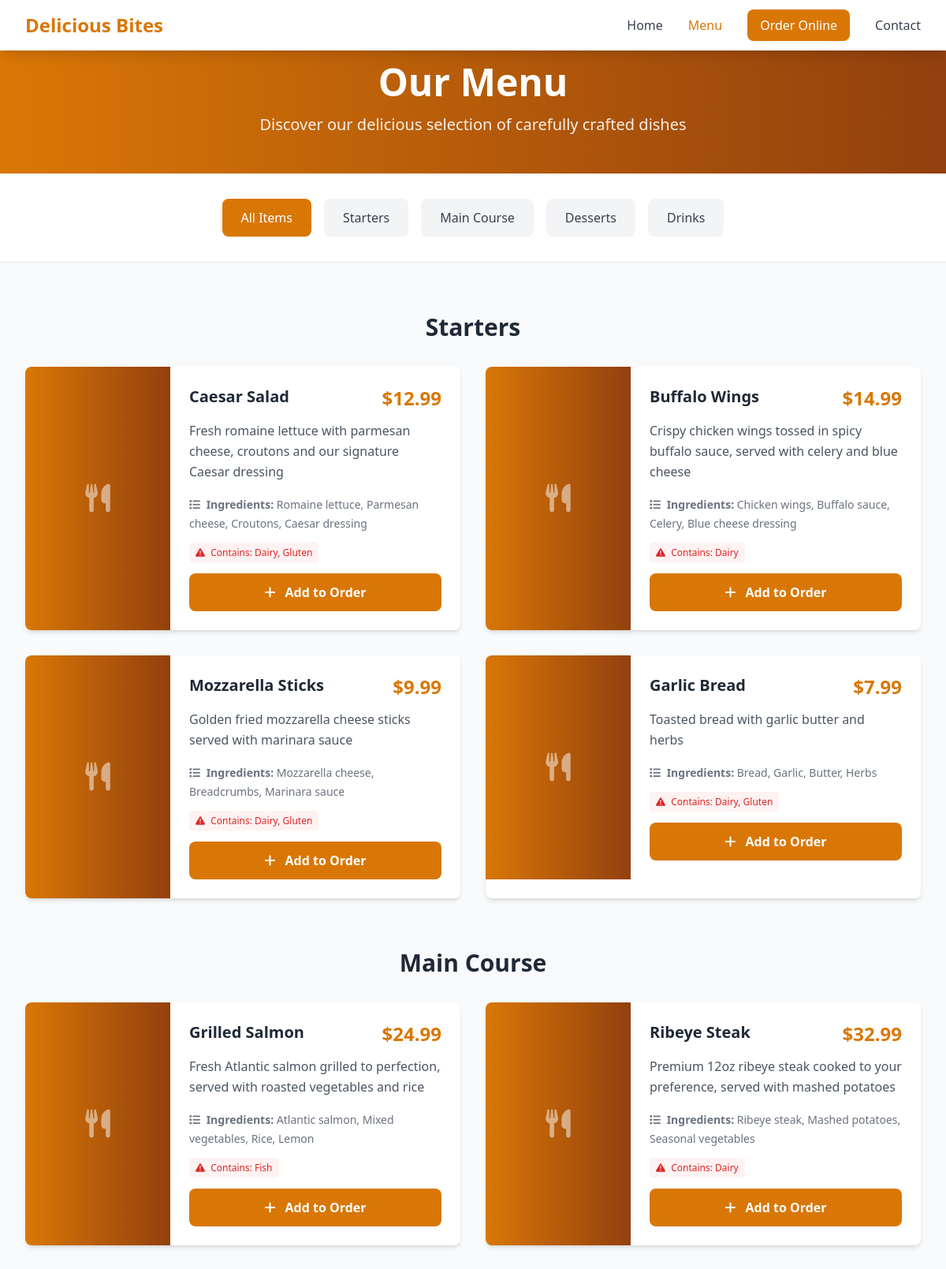
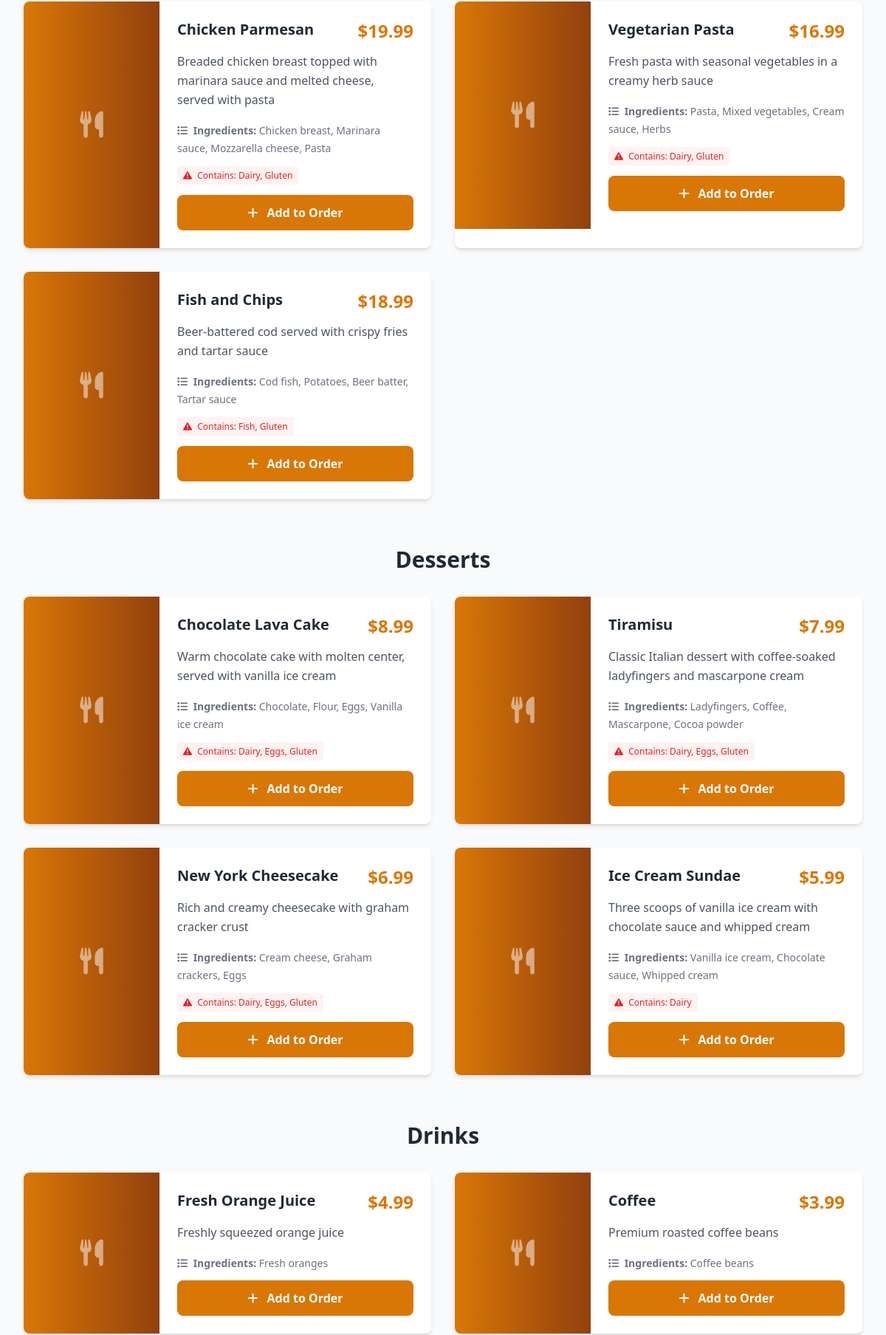
Page /menu.php (upper part) on the committed database (2 pictures, top to bottom).
### tables this page shows
CREATE TABLE IF NOT EXISTS menu_categories (
    id INT AUTO_INCREMENT PRIMARY KEY,
    name VARCHAR(100) NOT NULL,
    slug VARCHAR(100) UNIQUE NOT NULL,
    description TEXT,
    display_order INT DEFAULT 0,
    is_active BOOLEAN DEFAULT TRUE,
    created_at TIMESTAMP DEFAULT CURRENT_TIMESTAMP,
    updated_at TIMESTAMP DEFAULT CURRENT_TIMESTAMP ON UPDATE CURRENT_TIMESTAMP
);

CREATE TABLE IF NOT EXISTS menu_items (
    id INT AUTO_INCREMENT PRIMARY KEY,
    name VARCHAR(200) NOT NULL,
    description TEXT,
    price DECIMAL(10,2) NOT NULL,
    image_url VARCHAR(255),
    category_id INT,
    is_available BOOLEAN DEFAULT TRUE,
    is_featured BOOLEAN DEFAULT FALSE,
    ingredients TEXT,
    allergens VARCHAR(255),
    display_order INT DEFAULT 0,
    created_at TIMESTAMP DEFAULT CURRENT_TIMESTAMP,
    updated_at TIMESTAMP DEFAULT CURRENT_TIMESTAMP ON UPDATE CURRENT_TIMESTAMP,
    FOREIGN KEY (category_id) REFERENCES menu_categories(id) ON DELETE SET NULL,
    INDEX idx_category (category_id),
    INDEX idx_featured (is_featured),
    INDEX idx_available (is_available)
);

### classes/MenuCategory.php (called while the page is built, shortened)
<?php
class MenuCategory {
    private $conn;
    private $table_name = "menu_categories";
    public function __construct($db) {
        $this->conn = $db;
    }
    public function getAll($active_only = true) {
        $query = "SELECT * FROM " . $this->table_name;
        if ($active_only) {
            $query .= " WHERE is_active = 1";
        }
        $query .= " ORDER BY display_order ASC, name ASC";
        $stmt = $this->conn->prepare($query);
        $stmt->execute();
        return $stmt;
    }
}
?>

### classes/MenuItem.php (called while the page is built, shortened)
<?php
class MenuItem {
    private $conn;
    private $table_name = "menu_items";
    public function __construct($db) {
        $this->conn = $db;
    }
    public function getByCategory($category_id = null, $available_only = true) {
        $query = "SELECT m.*, c.name as category_name, c.slug as category_slug
                  FROM " . $this->table_name . " m
                  LEFT JOIN menu_categories c ON m.category_id = c.id
                  WHERE 1=1";
        if ($available_only) {
            $query .= " AND m.is_available = 1 AND c.is_active = 1";
        }
        $query .= " ORDER BY c.display_order ASC, m.display_order ASC, m.name ASC";
        $stmt = $this->conn->prepare($query);
        $stmt->execute();
        return $stmt;
    }
}
?>

### config/config.php (called while the page is built, shortened)
<?php
function formatPrice($price) {
    return '$' . number_format($price, 2);
}
?>

### menu.php (the view, shortened to what this page needs)
<?php
require_once 'config/config.php';
require_once 'classes/MenuItem.php';
require_once 'classes/MenuCategory.php';
$database = new Database();
$db = $database->getConnection();
$menuItem = new MenuItem($db);
$menuCategory = new MenuCategory($db);
$selected_category = isset($_GET['category']) ? $_GET['category'] : null;
$category_data = null;
$categories_stmt = $menuCategory->getAll();
$categories = $categories_stmt->fetchAll(PDO::FETCH_ASSOC);
if ($selected_category && $category_data) {
    $items_stmt = $menuItem->getByCategory($category_data['id']);
} else {
    $items_stmt = $menuItem->getByCategory();
}
$menu_items = $items_stmt->fetchAll(PDO::FETCH_ASSOC);
$grouped_items = [];
foreach ($menu_items as $item) {
    $cat_name = $item['category_name'] ?: 'Other';
    if (!isset($grouped_items[$cat_name])) {
        $grouped_items[$cat_name] = [];
    }
    $grouped_items[$cat_name][] = $item;
}
?>
<!DOCTYPE html>
<html lang="en">
<head>
    <script src="https://cdn.tailwindcss.com"></script>
    <link href="https://cdnjs.cloudflare.com/ajax/libs/font-awesome/6.0.0/css/all.min.css" rel="stylesheet">
</head>
<body class="bg-gray-50">
    <nav class="bg-white shadow-lg fixed w-full top-0 z-50">
        <div class="max-w-7xl mx-auto px-4 sm:px-6 lg:px-8">
            <div class="flex justify-between h-16">
                <div class="flex items-center">
                    <a href="/" class="text-2xl font-bold text-primary"><?php echo SITE_NAME; ?></a>
                </div>
                <div class="hidden md:flex items-center space-x-8">
                    <a href="/" class="text-gray-700 hover:text-primary transition-colors">Home</a>
                    <a href="/menu.php" class="text-primary font-medium transition-colors">Menu</a>
                    <a href="/order.php" class="bg-primary text-white px-4 py-2 rounded-lg hover:bg-secondary transition-colors">Order Online</a>
                    <a href="/contact.php" class="text-gray-700 hover:text-primary transition-colors">Contact</a>
                </div>
            </div>
        </div>
    </nav>
    <section class="pt-20 pb-12 bg-gradient-to-r from-primary to-secondary text-white">
        <div class="max-w-7xl mx-auto px-4 sm:px-6 lg:px-8 text-center">
            <h1 class="text-4xl md:text-5xl font-bold mb-4">
                <?php echo $category_data ? htmlspecialchars($category_data['name']) : 'Our Menu'; ?>
            </h1>
            <p class="text-xl opacity-90">
                <?php echo $category_data ? htmlspecialchars($category_data['description']) : 'Discover our delicious selection of carefully crafted dishes'; ?>
            </p>
        </div>
    </section>
    <section class="py-8 bg-white border-b">
        <div class="max-w-7xl mx-auto px-4 sm:px-6 lg:px-8">
            <div class="flex flex-wrap justify-center gap-4">
                <a href="/menu.php" class="px-6 py-3 rounded-lg font-medium transition-colors <?php echo !$selected_category ? 'bg-primary text-white' : 'bg-gray-100 text-gray-700 hover:bg-gray-200'; ?>">
                    All Items
                </a>
                <?php foreach($categories as $category): ?>
                    <a href="/menu.php?category=<?php echo $category['slug']; ?>"
                       class="px-6 py-3 rounded-lg font-medium transition-colors <?php echo $selected_category === $category['slug'] ? 'bg-primary text-white' : 'bg-gray-100 text-gray-700 hover:bg-gray-200'; ?>">
                        <?php echo htmlspecialchars($category['name']); ?>
                    </a>
                <?php endforeach; ?>
            </div>
        </div>
    </section>
    <section class="py-16">
        <div class="max-w-7xl mx-auto px-4 sm:px-6 lg:px-8">
            <?php if(empty($grouped_items)): ?>
                <div class="text-center py-12">
                    <i class="fas fa-utensils text-6xl text-gray-300 mb-4"></i>
                    <h3 class="text-xl font-semibold text-gray-600 mb-2">No menu items found</h3>
                    <p class="text-gray-500 mb-6">Check back soon for delicious new additions!</p>
                    <a href="/menu.php" class="bg-primary text-white px-6 py-3 rounded-lg hover:bg-secondary transition-colors">
                        View All Items
                    </a>
                </div>
            <?php else: ?>
                <?php foreach($grouped_items as $category_name => $items): ?>
                    <div class="mb-16">
                        <h2 class="text-3xl font-bold text-gray-800 mb-8 text-center"><?php echo htmlspecialchars($category_name); ?></h2>
                        <div class="grid grid-cols-1 lg:grid-cols-2 gap-8">
                            <?php foreach($items as $item): ?>
                                <div class="bg-white rounded-lg shadow-md hover:shadow-lg transition-shadow duration-300 overflow-hidden">
                                    <div class="md:flex">
                                        <div class="md:w-1/3">
                                            <?php if($item['image_url']): ?>
                                                <img src="<?php echo $item['image_url']; ?>" alt="<?php echo htmlspecialchars($item['name']); ?>" class="w-full h-48 md:h-full object-cover">
                                            <?php else: ?>
                                                <div class="w-full h-48 md:h-full bg-gradient-to-r from-primary to-secondary flex items-center justify-center">
                                                    <i class="fas fa-utensils text-white text-4xl opacity-50"></i>
                                                </div>
                                            <?php endif; ?>
                                        </div>
                                        <div class="md:w-2/3 p-6">
                                            <div class="flex justify-between items-start mb-3">
                                                <h3 class="text-xl font-bold text-gray-800">
                                                    <?php echo htmlspecialchars($item['name']); ?>
                                                </h3>
                                                <span class="text-2xl font-bold text-primary">
                                                    <?php echo formatPrice($item['price']); ?>
                                                </span>
                                            </div>
                                            <p class="text-gray-600 mb-4 leading-relaxed">
                                                <?php echo htmlspecialchars($item['description']); ?>
                                            </p>
                                            <?php if($item['ingredients']): ?>
                                                <div class="mb-3">
                                                    <span class="text-sm text-gray-500">
                                                        <i class="fas fa-list mr-1"></i>
                                                        <strong>Ingredients:</strong> <?php echo htmlspecialchars($item['ingredients']); ?>
                                                    </span>
                                                </div>
                                            <?php endif; ?>
                                            <?php if($item['allergens']): ?>
                                                <div class="mb-4">
                                                    <span class="text-xs text-red-600 bg-red-50 px-2 py-1 rounded">
                                                        <i class="fas fa-exclamation-triangle mr-1"></i>
                                                        Contains: <?php echo htmlspecialchars($item['allergens']); ?>
                                                    </span>
                                                </div>
                                            <?php endif; ?>
                                            <button onclick="addToOrder(<?php echo $item['id']; ?>, '<?php echo htmlspecialchars($item['name']); ?>', <?php echo $item['price']; ?>)"
                                                    class="w-full bg-primary text-white py-3 rounded-lg font-semibold hover:bg-secondary transition-colors">
                                                <i class="fas fa-plus mr-2"></i>
                                                Add to Order
                                            </button>
                                        </div>
                                    </div>
                                </div>
                            <?php endforeach; ?>
                        </div>
                    </div>
                <?php endforeach; ?>
            <?php endif; ?>
        </div>
    </section>
</body>
</html>

### rows in the picture
menu_categories: name "Starters"
menu_categories: name "Main Course"
menu_categories: name "Desserts"
menu_categories: name "Drinks"
menu_items: name "Caesar Salad", price "$12.99", description "Fresh romaine lettuce with parmesan cheese, croutons and our signature Caesar dressing", ingredients "Romaine lettuce, Parmesan cheese, Croutons, Caesar dressing", allergens "Dairy, Gluten"
menu_items: name "Buffalo Wings", price "$14.99", description "Crispy chicken wings tossed in spicy buffalo sauce, served with celery and blue cheese", ingredients "Chicken wings, Buffalo sauce, Celery, Blue cheese dressing", allergens "Dairy"
menu_items: name "Mozzarella Sticks", price "$9.99", description "Golden fried mozzarella cheese sticks served with marinara sauce", ingredients "Mozzarella cheese, Breadcrumbs, Marinara sauce", allergens "Dairy, Gluten"
menu_items: name "Garlic Bread", price "$7.99", description "Toasted bread with garlic butter and herbs", ingredients "Bread, Garlic, Butter, Herbs", allergens "Dairy, Gluten"
menu_items: name "Grilled Salmon", price "$24.99", description "Fresh Atlantic salmon grilled to perfection, served with roasted vegetables and rice", ingredients "Atlantic salmon, Mixed vegetables, Rice, Lemon", allergens "Fish"
menu_items: name "Ribeye Steak", price "$32.99", description "Premium 12oz ribeye steak cooked to your preference, served with mashed potatoes", ingredients "Ribeye steak, Mashed potatoes, Seasonal vegetables", allergens "Dairy"
menu_items: name "Chicken Parmesan", price "$19.99", description "Breaded chicken breast topped with marinara sauce and melted cheese, served with pasta", ingredients "Chicken breast, Marinara sauce, Mozzarella cheese, Pasta", allergens "Dairy, Gluten"
menu_items: name "Vegetarian Pasta", price "$16.99", description "Fresh pasta with seasonal vegetables in a creamy herb sauce", ingredients "Pasta, Mixed vegetables, Cream sauce, Herbs", allergens "Dairy, Gluten"
menu_items: name "Fish and Chips", price "$18.99", description "Beer-battered cod served with crispy fries and tartar sauce", ingredients "Cod fish, Potatoes, Beer batter, Tartar sauce", allergens "Fish, Gluten"
menu_items: name "Chocolate Lava Cake", price "$8.99", description "Warm chocolate cake with molten center, served with vanilla ice cream", ingredients "Chocolate, Flour, Eggs, Vanilla ice cream", allergens "Dairy, Eggs, Gluten"
menu_items: name "Tiramisu", price "$7.99", description "Classic Italian dessert with coffee-soaked ladyfingers and mascarpone cream", ingredients "Ladyfingers, Coffee, Mascarpone, Cocoa powder", allergens "Dairy, Eggs, Gluten"
menu_items: name "New York Cheesecake", price "$6.99", description "Rich and creamy cheesecake with graham cracker crust", ingredients "Cream cheese, Graham crackers, Eggs", allergens "Dairy, Eggs, Gluten"
menu_items: name "Ice Cream Sundae", price "$5.99", description "Three scoops of vanilla ice cream with chocolate sauce and whipped cream", ingredients "Vanilla ice cream, Chocolate sauce, Whipped cream", allergens "Dairy"
menu_items: name "Fresh Orange Juice", price "$4.99", description "Freshly squeezed orange juice", ingredients "Fresh oranges"
menu_items: name "Coffee", price "$3.99", description "Premium roasted coffee beans", ingredients "Coffee beans"

### other values in the picture
SITE_NAME "Delicious Bites"
$category_name "Starters"
$category_name "Main Course"
$category_name "Desserts"
$category_name "Drinks"
